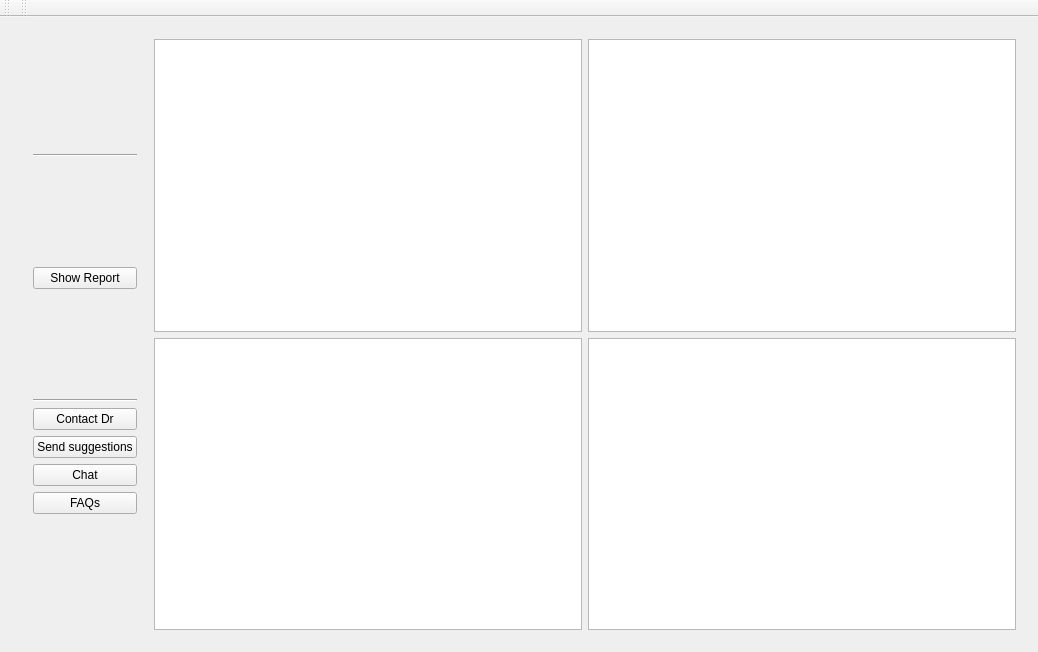
<?xml version="1.0" encoding="UTF-8"?>
<ui version="4.0">
 <class>MainWindow</class>
 <widget class="QMainWindow" name="MainWindow">
  <property name="geometry">
   <rect>
    <x>0</x>
    <y>0</y>
    <width>1038</width>
    <height>652</height>
   </rect>
  </property>
  <property name="windowTitle">
   <string>MainWindow</string>
  </property>
  <property name="iconSize">
   <size>
    <width>24</width>
    <height>24</height>
   </size>
  </property>
  <widget class="QWidget" name="centralWidget">
   <layout class="QGridLayout" name="gridLayout_2">
    <item row="0" column="0">
     <widget class="QWidget" name="widget" native="true">
      <layout class="QGridLayout" name="gridLayout_4">
       <item row="1" column="1">
        <layout class="QHBoxLayout" name="Reports"/>
       </item>
       <item row="0" column="0" rowspan="2">
        <widget class="QWidget" name="Informations" native="true">
         <layout class="QGridLayout" name="gridLayout_5">
          <item row="4" column="0">
           <layout class="QVBoxLayout" name="verticalLayout">
            <item>
             <widget class="Line" name="line">
              <property name="orientation">
               <enum>Qt::Horizontal</enum>
              </property>
             </widget>
            </item>
            <item>
             <widget class="QPushButton" name="Contact">
              <property name="text">
               <string>Contact Dr</string>
              </property>
             </widget>
            </item>
            <item>
             <widget class="QPushButton" name="Suggestion">
              <property name="text">
               <string>Send suggestions</string>
              </property>
             </widget>
            </item>
            <item>
             <widget class="QPushButton" name="Chat">
              <property name="text">
               <string>Chat</string>
              </property>
             </widget>
            </item>
            <item>
             <widget class="QPushButton" name="FAQs">
              <property name="text">
               <string>FAQs</string>
              </property>
             </widget>
            </item>
           </layout>
          </item>
          <item row="3" column="0">
           <widget class="QPushButton" name="showReport">
            <property name="text">
             <string>Show Report</string>
            </property>
           </widget>
          </item>
          <item row="2" column="0">
           <layout class="QVBoxLayout" name="SeriesLayout"/>
          </item>
          <item row="0" column="0">
           <layout class="QVBoxLayout" name="PersonalInfo">
            <property name="spacing">
             <number>1</number>
            </property>
            <property name="sizeConstraint">
             <enum>QLayout::SetFixedSize</enum>
            </property>
           </layout>
          </item>
          <item row="1" column="0">
           <widget class="Line" name="line_2">
            <property name="orientation">
             <enum>Qt::Horizontal</enum>
            </property>
           </widget>
          </item>
         </layout>
        </widget>
       </item>
       <item row="0" column="1">
        <layout class="QGridLayout" name="ViewsLayout">
         <item row="1" column="1">
          <widget class="QGraphicsView" name="graphicsView_4">
           <property name="minimumSize">
            <size>
             <width>0</width>
             <height>228</height>
            </size>
           </property>
           <property name="layoutDirection">
            <enum>Qt::RightToLeft</enum>
           </property>
          </widget>
         </item>
         <item row="0" column="1">
          <widget class="QGraphicsView" name="graphicsView_2"/>
         </item>
         <item row="1" column="0">
          <widget class="QGraphicsView" name="graphicsView_3">
           <property name="minimumSize">
            <size>
             <width>0</width>
             <height>228</height>
            </size>
           </property>
           <property name="layoutDirection">
            <enum>Qt::RightToLeft</enum>
           </property>
          </widget>
         </item>
         <item row="0" column="0">
          <widget class="QGraphicsView" name="graphicsView"/>
         </item>
        </layout>
       </item>
      </layout>
     </widget>
    </item>
   </layout>
  </widget>
  <widget class="QToolBar" name="mainToolBar">
   <attribute name="toolBarArea">
    <enum>TopToolBarArea</enum>
   </attribute>
   <attribute name="toolBarBreak">
    <bool>false</bool>
   </attribute>
  </widget>
  <widget class="QToolBar" name="AdvancedSettings">
   <property name="windowTitle">
    <string>toolBar</string>
   </property>
   <attribute name="toolBarArea">
    <enum>TopToolBarArea</enum>
   </attribute>
   <attribute name="toolBarBreak">
    <bool>false</bool>
   </attribute>
  </widget>
 </widget>
 <layoutdefault spacing="6" margin="11"/>
 <resources/>
 <connections/>
</ui>
